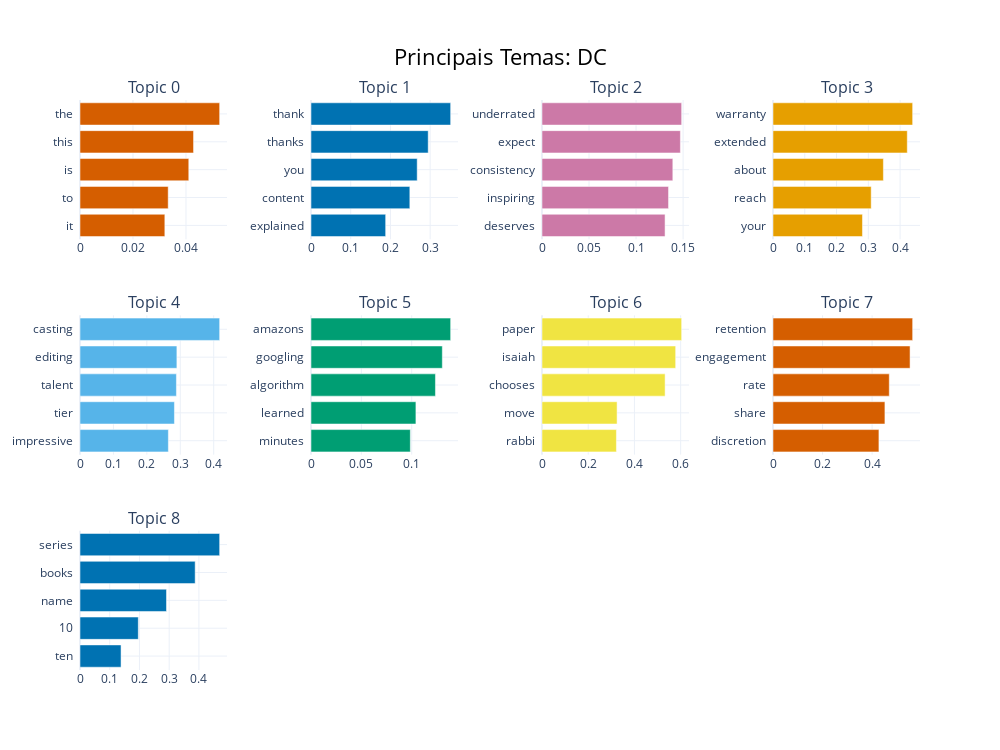

The cell this chart's notebook holds for it:
### Code cell
import json
from bertopic import BERTopic

# 1. Recarregar os textos da DC (Garante que 'todos_comentarios_dc' existe)
print("Carregando textos da DC...")
with open("dataset_DC.json", "r", encoding="utf-8") as f:
    data_dc = json.load(f)

todos_comentarios_dc = []
for movie in data_dc.values():
    for comment in movie.get("comments", []):
        texto = comment.get("text", "")
        if len(texto) > 10:
            todos_comentarios_dc.append(texto)

# 2. Carregar o modelo salvo
print("Carregando modelo...")
topic_model_dc = BERTopic.load("modelo_dc_final")

# 3. Reduzir para 10 tópicos para facilitar a análise
print("Simplificando tópicos...")
topic_model_dc.reduce_topics(todos_comentarios_dc, nr_topics=10)

# 4. Gerar e salvar o gráfico
print("Gerando gráfico...")
fig = topic_model_dc.visualize_barchart(top_n_topics=10, title="Principais Temas: DC")
fig.show()

# Opcional: Salvar o gráfico como imagem para o seu relatório
# fig.write_image("grafico_dc_temas.png")

### Figure 1 — Plotly figure (JSON) as saved in the notebook; plotly's stock layout.template omitted (floating-point values rounded to 4 significant figures)
{"data": [{"marker": {"color": "#D55E00"}, "orientation": "h", "type": "bar", "x": [0.03202, 0.03328, 0.04105, 0.04285, 0.0527], "xaxis": "x", "y": ["it  ", "to  ", "is  ", "this  ", "the  "], "yaxis": "y"}, {"marker": {"color": "#0072B2"}, "orientation": "h", "type": "bar", "x": [0.188, 0.2488, 0.2673, 0.2951, 0.3516], "xaxis": "x2", "y": ["explained  ", "content  ", "you  ", "thanks  ", "thank  "], "yaxis": "y2"}, {"marker": {"color": "#CC79A7"}, "orientation": "h", "type": "bar", "x": [0.1308, 0.1345, 0.1391, 0.1471, 0.1485], "xaxis": "x3", "y": ["deserves  ", "inspiring  ", "consistency  ", "expect  ", "underrated  "], "yaxis": "y3"}, {"marker": {"color": "#E69F00"}, "orientation": "h", "type": "bar", "x": [0.2815, 0.309, 0.3473, 0.4225, 0.4394], "xaxis": "x4", "y": ["your  ", "reach  ", "about  ", "extended  ", "warranty  "], "yaxis": "y4"}, {"marker": {"color": "#56B4E9"}, "orientation": "h", "type": "bar", "x": [0.2644, 0.2825, 0.2885, 0.2898, 0.4178], "xaxis": "x5", "y": ["impressive  ", "tier  ", "talent  ", "editing  ", "casting  "], "yaxis": "y5"}, {"marker": {"color": "#009E73"}, "orientation": "h", "type": "bar", "x": [0.09863, 0.1042, 0.1236, 0.1304, 0.1387], "xaxis": "x6", "y": ["minutes  ", "learned  ", "algorithm  ", "googling  ", "amazons  "], "yaxis": "y6"}, {"marker": {"color": "#F0E442"}, "orientation": "h", "type": "bar", "x": [0.322, 0.325, 0.5328, 0.5785, 0.6043], "xaxis": "x7", "y": ["rabbi  ", "move  ", "chooses  ", "isaiah  ", "paper  "], "yaxis": "y7"}, {"marker": {"color": "#D55E00"}, "orientation": "h", "type": "bar", "x": [0.4275, 0.4517, 0.4693, 0.5532, 0.5636], "xaxis": "x8", "y": ["discretion  ", "share  ", "rate  ", "engagement  ", "retention  "], "yaxis": "y8"}, {"marker": {"color": "#0072B2"}, "orientation": "h", "type": "bar", "x": [0.1381, 0.1961, 0.291, 0.3875, 0.4698], "xaxis": "x9", "y": ["ten  ", "10  ", "name  ", "books  ", "series  "], "yaxis": "y9"}], "layout": {"annotations": [{"font": {"size": 16}, "showarrow": false, "text": "Topic 0", "x": 0.0875, "xanchor": "center", "xref": "paper", "y": 1, "yanchor": "bottom", "yref": "paper"}, {"font": {"size": 16}, "showarrow": false, "text": "Topic 1", "x": 0.3625, "xanchor": "center", "xref": "paper", "y": 1, "yanchor": "bottom", "yref": "paper"}, {"font": {"size": 16}, "showarrow": false, "text": "Topic 2", "x": 0.6375, "xanchor": "center", "xref": "paper", "y": 1, "yanchor": "bottom", "yref": "paper"}, {"font": {"size": 16}, "showarrow": false, "text": "Topic 3", "x": 0.9125, "xanchor": "center", "xref": "paper", "y": 1, "yanchor": "bottom", "yref": "paper"}, {"font": {"size": 16}, "showarrow": false, "text": "Topic 4", "x": 0.0875, "xanchor": "center", "xref": "paper", "y": 0.6222, "yanchor": "bottom", "yref": "paper"}, {"font": {"size": 16}, "showarrow": false, "text": "Topic 5", "x": 0.3625, "xanchor": "center", "xref": "paper", "y": 0.6222, "yanchor": "bottom", "yref": "paper"}, {"font": {"size": 16}, "showarrow": false, "text": "Topic 6", "x": 0.6375, "xanchor": "center", "xref": "paper", "y": 0.6222, "yanchor": "bottom", "yref": "paper"}, {"font": {"size": 16}, "showarrow": false, "text": "Topic 7", "x": 0.9125, "xanchor": "center", "xref": "paper", "y": 0.6222, "yanchor": "bottom", "yref": "paper"}, {"font": {"size": 16}, "showarrow": false, "text": "Topic 8", "x": 0.0875, "xanchor": "center", "xref": "paper", "y": 0.2444, "yanchor": "bottom", "yref": "paper"}], "height": 750, "hoverlabel": {"bgcolor": "white", "font": {"family": "Rockwell", "size": 16}}, "showlegend": false, "title": {"font": {"color": "Black", "size": 22}, "text": "Principais Temas: DC", "x": 0.5, "xanchor": "center", "yanchor": "top"}, "width": 1000, "xaxis": {"anchor": "y", "domain": [0, 0.175], "showgrid": true}, "xaxis10": {"anchor": "y10", "domain": [0.275, 0.45], "showgrid": true}, "xaxis11": {"anchor": "y11", "domain": [0.55, 0.725], "showgrid": true}, "xaxis12": {"anchor": "y12", "domain": [0.825, 1], "showgrid": true}, "xaxis2": {"anchor": "y2", "domain": [0.275, 0.45], "showgrid": true}, "xaxis3": {"anchor": "y3", "domain": [0.55, 0.725], "showgrid": true}, "xaxis4": {"anchor": "y4", "domain": [0.825, 1], "showgrid": true}, "xaxis5": {"anchor": "y5", "domain": [0, 0.175], "showgrid": true}, "xaxis6": {"anchor": "y6", "domain": [0.275, 0.45], "showgrid": true}, "xaxis7": {"anchor": "y7", "domain": [0.55, 0.725], "showgrid": true}, "xaxis8": {"anchor": "y8", "domain": [0.825, 1], "showgrid": true}, "xaxis9": {"anchor": "y9", "domain": [0, 0.175], "showgrid": true}, "yaxis": {"anchor": "x", "domain": [0.7556, 1], "showgrid": true}, "yaxis10": {"anchor": "x10", "domain": [0, 0.2444], "showgrid": true}, "yaxis11": {"anchor": "x11", "domain": [0, 0.2444], "showgrid": true}, "yaxis12": {"anchor": "x12", "domain": [0, 0.2444], "showgrid": true}, "yaxis2": {"anchor": "x2", "domain": [0.7556, 1], "showgrid": true}, "yaxis3": {"anchor": "x3", "domain": [0.7556, 1], "showgrid": true}, "yaxis4": {"anchor": "x4", "domain": [0.7556, 1], "showgrid": true}, "yaxis5": {"anchor": "x5", "domain": [0.3778, 0.6222], "showgrid": true}, "yaxis6": {"anchor": "x6", "domain": [0.3778, 0.6222], "showgrid": true}, "yaxis7": {"anchor": "x7", "domain": [0.3778, 0.6222], "showgrid": true}, "yaxis8": {"anchor": "x8", "domain": [0.3778, 0.6222], "showgrid": true}, "yaxis9": {"anchor": "x9", "domain": [0, 0.2444], "showgrid": true}}}
